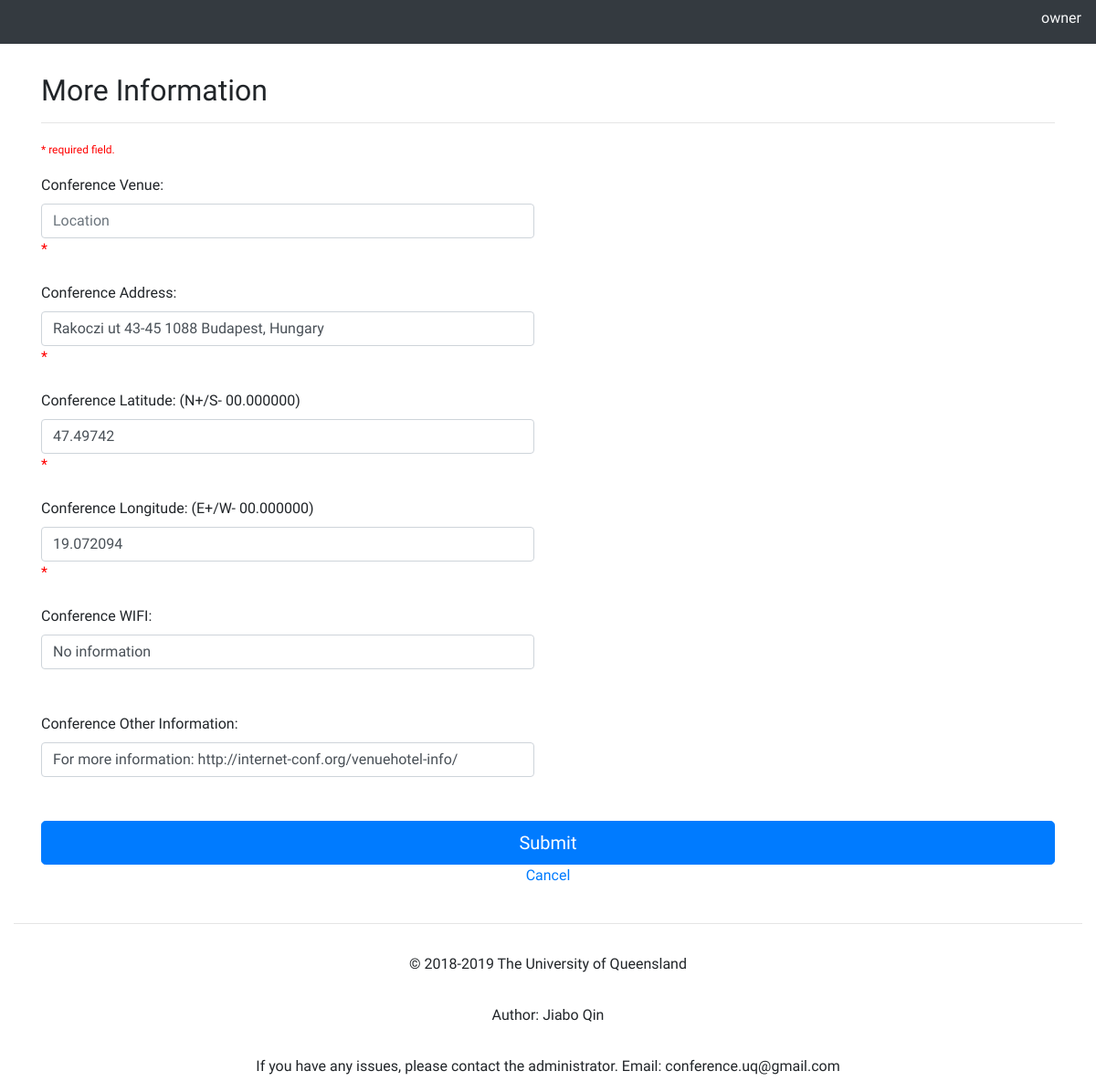
/uploading-2.0/more_info_edit.php (signed in), run on the app's committed database.
### tables this page shows
CREATE TABLE `OTHER_INFO` (
  `Info_ID` int(11) NOT NULL,
  `Con_ID` int(11) NOT NULL,
  `Info_Location` varchar(1000) NOT NULL,
  `Info_Address` varchar(500) NOT NULL,
  `Info_Latitude` double NOT NULL,
  `Info_Longitude` double NOT NULL,
  `Info_LatitudeDelta` double NOT NULL,
  `Info_LongitudeDelta` double NOT NULL,
  `Info_WIFI` varchar(1000) NOT NULL,
  `Info_Other` varchar(1000) NOT NULL
);

### uploading-2.0/more_info_edit.php (the view, shortened to what this page needs)
<!DOCTYPE HTML>
<html>
<head>
  <?php
  include('templates/header.php');
  include('templates/nav.php');
  $Admin_ID = $_SESSION['User_ID'];
  ?>
<div class="container">
  <?php
  $infoLocation = $infoAddress = $infoLatitude = $infoLongitude = $infoWIFI = $infoOhter = "";
  $infoLocationErr = $infoAddressErr = $infoLatitudeErr = $infoLongitudeErr = "";
  $sql_ask="SELECT * FROM OTHER_INFO WHERE Con_ID = '$Admin_ID'";
  $result_ask = mysqli_query($conn, $sql_ask);
    if (mysqli_num_rows($result_ask) > 0) {
        $row = mysqli_fetch_assoc($result_ask);
        $infoAddress = $row["Info_Address"];
        $infoLatitude = $row["Info_Latitude"];
        $infoLongitude = $row["Info_Longitude"];
        $infoWIFI = $row["Info_WIFI"];
        $infoOhter = $row["Info_Other"];
      }
  ?>
<br>
<h2 style="margin-top: 5%">More Information</h2>
<hr>
<p><span class="error"style="font-size:12px">* required field.</span></p>
<form method="post" action="<?php echo htmlspecialchars($_SERVER["PHP_SELF"]);?>">
  <div class="row">
    <div class="col-md-6 mb-0">
      <label>Conference Venue:</label>
      <input type="text" name="infoLocation" value="<?php echo $infoLocation;?>" placeholder="Location" class="form-control">
      <span class="error">* <?php echo $infoLocationErr;?></span>
      <br><br>
    </div>
  </div>
  <div class="row">
    <div class="col-md-6 mb-0">
      <label>Conference Address:</label>
      <input type="text" name="infoAddress" value="<?php echo $infoAddress;?>" placeholder="Address" class="form-control" />
      <span class="error">* <?php echo $infoAddressErr;?></span>
      <br><br>
    </div>
  </div>
  <div class="row">
    <div class="col-md-6 mb-0">
      <label>Conference Latitude: (N+/S- 00.000000)</label>
      <input type="text" name="infoLatitude" value="<?php echo $infoLatitude;?>" placeholder="Latitude" class="form-control">
      <span class="error">* <?php echo $infoLatitudeErr;?></span>
      <br><br>
    </div>
  </div>
  <div class="row">
    <div class="col-md-6 mb-0">
      <label>Conference Longitude: (E+/W- 00.000000)</label>
      <input type="text" name="infoLongitude" value="<?php echo $infoLongitude;?>" placeholder="Longitude" class="form-control">
      <span class="error">* <?php echo $infoLongitudeErr;?></span>
      <br><br>
    </div>
  </div>
  <div class="row">
    <div class="col-md-6 mb-0">
      <label>Conference WIFI:</label>
      <input type="text" name="infoWIFI" value="<?php echo $infoWIFI;?>" placeholder="WIFI" class="form-control">
      <br><br>
    </div>
  </div>
  <div class="row">
    <div class="col-md-6 mb-0">
      <label>Conference Other Information: </label>
      <input type="text" name="infoOhter" value="<?php echo $infoOhter;?>" placeholder="Ohter" class="form-control">
      <br><br>
    </div>
  </div>
  <input class="btn btn-primary btn-lg btn-block" type="submit" name="submit" value="Submit" />
  <div class="d-flex justify-content-center">
    <a href="more_info_list.php">Cancel</a>
  </div>
</form>
</div>
<?php
include('templates/footer.php');
?>

### uploading-2.0/more_info_edit.php (style rules this page uses)
.error { color: #FF0000; }

### uploading-2.0/templates/nav.php (style rules this page uses)
body { margin: 0; font-family: Arial, Helvetica, sans-serif; }

### data on the page
other_info: infoAddress "Rakoczi ut 43-45 1088 Budapest, Hungary", infoLatitude "47.49742", infoLongitude "19.072094", infoWIFI "No information", infoOhter "For more information: http://internet-conf.org/venuehotel-info/"

### other printed values
$_SESSION['Username'] "owner"
